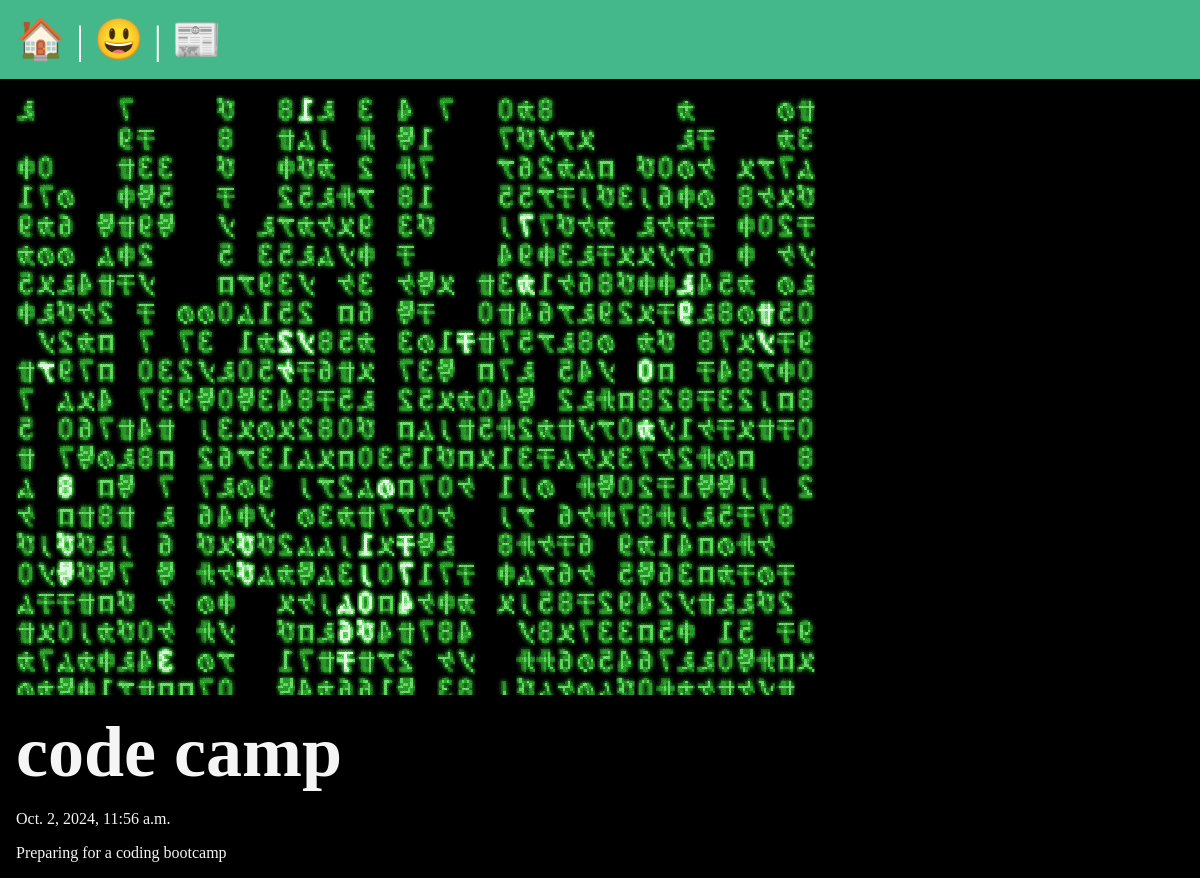
Page /posts/code-camp on the committed database.
### posts/models.py (models this page shows, shortened)
class Post(models.Model):
    title = models.CharField(max_length=75)
    body = models.TextField()
    slug = models.SlugField()
    date = models.DateTimeField(auto_now_add=True)
    banner = models.ImageField(default='fallback.png', blank=True)

### posts/views.py (the view)
# urls.py: path('<slug:slug>', views.post_page, name="page"),
def post_page(request, slug):
    post = Post.objects.get(slug=slug)
    return render(request, 'posts/post_page.html', { 'post' : post })

### posts/templates/posts/post_page.html (shortened to what this page needs)
{% extends "layout.html" %}
{% block content %}
    <section>
        <img
        class="banner"
        src="{{ post.banner.url }}"
        alt="{{post.title}}"/>
        <h1>{{post.title}}</h1>
        <p> {{post.date}} </p>
        <p> {{post.body}} </p>
    </section>
{% endblock %}

### static/css/style.css (style rules this page uses)
* { margin: 0; padding: 0; box-sizing: border-box; }
body { min-height: 100vh; background-color: black; color: whitesmoke; font-size: 3rem; }
section { display: flex; flex-flow: column; gap: 1rem; }
p { font-size: 1rem; }
.banner { display: block; width: 100%; max-width: 800px; }

### rows in the picture
Post: banner (picture), title "code camp", date "Oct. 2, 2024, 11:56 a.m.", body "Preparing for a coding bootcamp"
